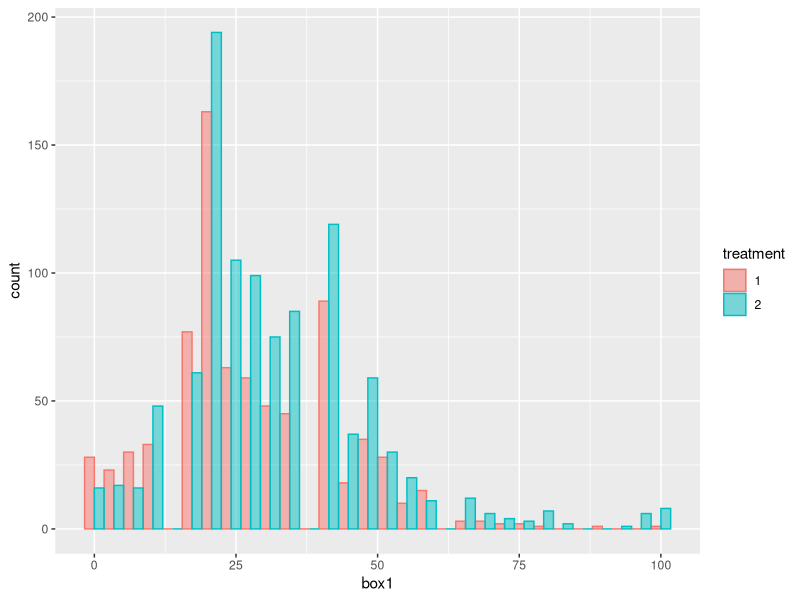

Write R code to recreate this figure.
#### Holzmeister, F. & Stefan, M. (2019). The risk elicitation puzzle revisited: Across-methods (In)consistency?

#### cleaning data to be used for the meta-nalaysis

#### libraries
library(tidyverse)
library(haven)
library(broom)
library(readxl)


#### getting the data
df <- read_dta("Data/Nielsen_2019/original_dataset.dta")

## some subjects have made no choice apparently (0 everywhere)
df %>% 
  filter(!(box1 == 0 & box2 == 0 & box3 == 0 & box4 ==0)) %>% 
  mutate(treatment = as.factor(treatment)) %>% 
  mutate(box1 = box1*4) %>% 
  ggplot(aes(box1, color = treatment, fill = treatment))+
  geom_histogram(alpha =0.5, position = position_dodge())

# Writing to file
df %>% write_csv("Data/Nielsen_2019/formatted_dataset.csv")
